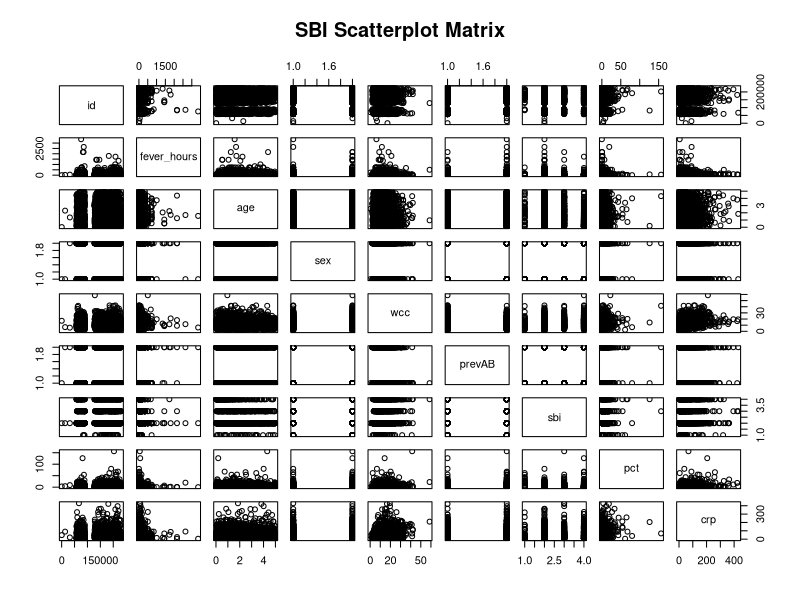

The R script that drew this image:
# Author: Alejandro Hernandez
# Last edited: 5/25/2022

# ---- OBJECTIVE ----
# The objective of this script is to conduct exploratory analysis of 2349 
# records of children with fever presented to the emergency room and tested
# for serious bacterial infection (SBI).

# The following 9 variables are included :
# id – patient’s number
# fever_hours – duration of the fever in hours
# age – child’s age
# sex – child’s sex (M / F)
# wcc – white cell count
# prevAB – previous antibiotics (Yes / No)
# sbi – serious bacterial infection (Not Applicable / UTI / Pneum / Bact)
# pct – procalcitonin
# crp – c-reactive protein



# ---- DATA CONNECTION ----
# Set working directory if CSV file not in project folder
# setwd("")
sbi_df <- read.csv("SBI.csv")
# This doesn't hurt to do because we're only working with one dataset here
attach(sbi_df)

# Make sure we have columns for all 9 variables
colnames(sbi_df)
# Looks like we have an unexpected variable X, we'll handle that in the next step

# Peek the dataset
head(sbi_df)
tail(sbi_df)
# X is a (unnecessary) variable used to index, we can get rid of it
sbi_df <- subset(sbi_df, select=-c(X))

# Looks good so far, let's check for NA's in each variable
apply(sbi_df, 2, anyNA)

# To conduct analysis on the categorical variables, we need to convert them to 
# factors
sex <- factor(sex, labels=c(0,1))  # 0 (female) and 1 (male)
prevAB <- factor(prevAB, labels=c(0,1))  # 0 (no) and 1 (yes)
sbi <- factor(sbi, labels=c(3,0,2,1)) # 0 (NotApplicable), 1 (UTI), 2 (Pneum), 3 (Bact)



# Awesome, let's now begin exploring this dataset!



# ---- EXPLORATORY ANALYSIS ----

pairs(~id + fever_hours + age + sex + wcc + prevAB + sbi + pct + crp, 
      main='SBI Scatterplot Matrix')





















